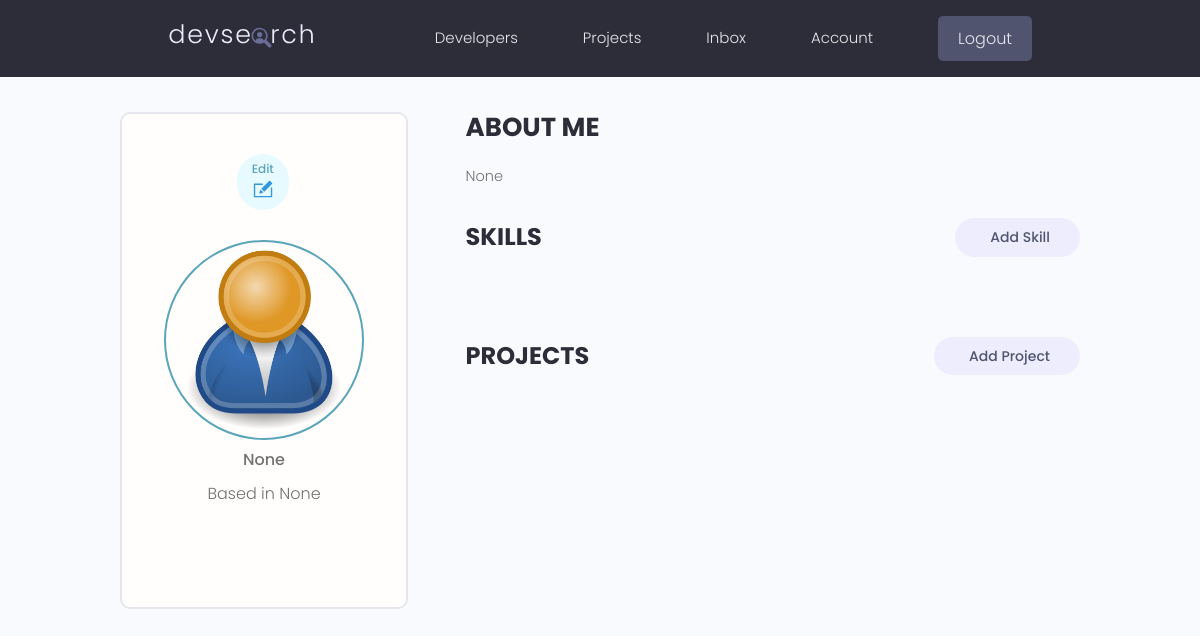
Screenshot of /account/ (signed in) with the database file from the repository.
### users/models.py (models this page shows, shortened)
class Profile(models.Model):
    user=models.OneToOneField(User, on_delete=models.CASCADE,null=True,blank=True)
    name=models.CharField(max_length=200,null=True,blank=True)
    email=models.EmailField(max_length=500,blank=True,null=True)
    username=models.CharField(max_length=200,null=True,blank=True)
    location=models.CharField(max_length=200,null=True,blank=True)
    short_intro=models.CharField(max_length=200,null=True,blank=True)
    bio=models.TextField(null=True,blank=True)
    profile_image=models.ImageField(null=True,blank=True,upload_to='profiles',default='profiles/user-default.png')
    social_github=models.CharField(max_length=200,null=True,blank=True)
    social_twitter=models.CharField(max_length=200,null=True,blank=True)
    social_linkedin=models.CharField(max_length=200,null=True,blank=True)
    social_youtube=models.CharField(max_length=200,null=True,blank=True)
    social_website=models.CharField(max_length=200,null=True,blank=True)
    created_at=models.DateTimeField(auto_now_add=True)
    id=models.UUIDField(default=uuid.uuid4,unique=True,primary_key=True,editable=False)

### users/views.py (the view)
# urls.py: path('account/',views.userAccount,name="account")
@login_required(login_url='login')
def userAccount(request):
    profile=request.user.profile
    skills=profile.skill_set.all()
    projects=profile.project_set.all()
    context={'profile':profile,'skills':skills,'projects':projects}
    return render(request,'users/account.html',context)

### users/templates/users/account.html (shortened to what this page needs)
{% extends 'main.html' %}
{% block content %}
  <main class="settingsPage profile my-md">
    <div class="container">
      <div class="layout">
        <div class="column column--1of3">
          <div class="card text-center">
            <div class="card__body dev">
              <a class="tag tag--pill tag--main settings__btn" href="#">Edit</a>
              <img class="avatar avatar--xl dev__avatar" src="{{profile.profile_image.url}}" />
              <p class="dev__title">{{profile.short_intro}}</p>
              <p class="dev__location">Based in {{profile.location}}</p>
            </div>
          </div>
        </div>
        <div class="column column--2of3">
          <div class="devInfo">
            <h3 class="devInfo__title">About Me</h3>
            <p class="devInfo__about">{{profile.bio}}</p>
          </div>
          <div class="settings">
            <h3 class="settings__title">Skills</h3>
            <a class="tag tag--pill tag--sub settings__btn tag--lg" href="#"> Add Skill</a>
          </div>
          <div class="settings">
            <h3 class="settings__title">Projects</h3>
            <a class="tag tag--pill tag--sub settings__btn tag--lg" href="#"> Add Project</a>
          </div>
        </div>
      </div>
    </div>
  </main>
{% endblock %}

### templates/main.html (shortened to what this page needs)
<!DOCTYPE html>
{% load static %}
<html>
<head>
    <link rel="stylesheet" href="https://cdn.iconmonstr.com/1.3.0/css/iconmonstr-iconic-font.min.css" />
    <link rel="stylesheet" href="{% static 'uikit/styles/uikit.css' %}" />
    <link rel="stylesheet" href="{% static 'styles/app.css' %}" />
</head>
<body>
    {% include 'navbar.html' %}
    {% block content %}
    {% endblock content %}
</body>
</html>

### templates/navbar.html (shortened to what this page needs)
{% load static %}
<header class="header">
    <div class="container container--narrow">
      <a href="{% url 'profiles' %}" class="header__logo">
        <img src="{% static 'images/logo.svg' %}" alt="DevSearch Logo" />
      </a>
      <nav class="header__nav">
        <ul class="header__menu">
          <li class="header__menuItem"><a href="{% url 'profiles' %}">Developers</a></li>
          <li class="header__menuItem"><a href="{% url 'projects' %}">Projects</a></li>
          <li class="header__menuItem"><a href="">Inbox</a></li>
          {% if request.user.is_authenticated %}
          <li class="header__menuItem"><a href="{% url 'account' %}">Account</a></li>
          <li class="header__menuItem"><a href="{% url 'logout' %}" class="btn btn--sub">Logout</a></li>
          {% else %}
          <li class="header__menuItem"><a href="{% url 'login' %}" class="btn btn--sub">Login/Sign Up</a></li>
          {% endif %}
        </ul>
      </nav>
    </div>
  </header>

### static/styles/app.css (style rules this page uses)
:root { --color-sub: #2d2d39; }
.btn--sub { background-color: var(--color-sub-light); }
.card { border: 2px solid var(--color-light); }
img { width: 100%; }
.header { position: sticky; z-index: 111; background-color: var(--color-sub); padding: 1.5rem 0; }
.header > .container { display: flex; justify-content: space-between; align-items: center; }
.header__logo > img { height: 3.8rem; }
.header__nav > ul { display: inline-flex; align-items: center; list-style: none; gap: 6.5rem; }
.header__menuItem > a { color: var(--color-light); font-weight: 300; }
.profile .card > .dev { padding: 4rem; }
.dev__avatar { display: block; margin: auto; }
.dev__title { font-size: 1.6rem; font-weight: 500; line-height: 1.3; }
.dev__location { margin-top: 1rem; }
.devInfo { margin-bottom: 3rem; }
.devInfo__title, .devInfo__subtitle { font-size: 2.6rem; color: var(--color-sub); text-transform: uppercase; font-weight: 700; margin-bottom: 1.5rem; }
.devInfo__about, .devSkill__info { font-size: 1.45rem; line-height: 1.7; text-align: justify; }
.settingsPage .dev > .settings__btn { display: inline-block; margin-bottom: 3rem; }
.settings { display: flex; justify-content: space-between; align-items: center; }
.settings__title { font-size: 2.4rem; text-transform: uppercase; font-weight: 700; color: var(--color-sub); }

### static/uikit/styles/modules/_variables.css (style rules this page uses)
:root { --color-main: #5aa5b9; --color-main-light: #e6faff; --color-sub: #3f4156; --color-sub-light: #51546e; --color-sub-lighter: #ededfd; --color-text: #737373; --color-gray: #8b8b8b; --color-light: #e5e7eb; --color-light-gray: #767676; --color-bg: #f8fafd; --color-white: #fffefd; --color-white-light: #f3f3f3; --color-success: #359e64; --color-success-bg: #def8e8; --color-error: #fc4b0b; --color-error-bg: #fff2ee; --font-base: 'Poppins', arial, helvetica, 'Segoe UI', roboto, ubuntu, sans-serif; --font-monospace: 'Fira Code', 'Courier New', courier, monospace; --font-regular: 300; --font-medium: 500; --font-bold: 700; --generic-shadow: 1px 1px 5px #00000010; --generic-transition: all 0.3s ease-in-out; }

### static/uikit/styles/modules/_base.css (style rules this page uses)
* { margin: 0; padding: 0; box-sizing: border-box; text-rendering: optimizeLegibility; color: inherit; font-size: inherit; }
html { font-size: 50%; }
@media only screen and (min-width: 480px) { html { font-size: 56.25%; } }
@media only screen and (min-width: 1200px) { html { font-size: 62.5%; } }
body { line-height: 1.6; font-weight: 400; font-size: 1.5rem; color: var(--color-text); background-color: var(--color-bg); min-height: 100vh; }

### static/uikit/styles/modules/_typography.css (style rules this page uses)
* { font-family: var(--font-base); }
h3 { font-size: 3.2rem; font-weight: var(--font-medium); }
p, span, strong { font-size: 1.6rem; color: var(--color-text); font-weight: var(--font-regular); }
a { padding-bottom: 2px; text-decoration: none; display: inline-block; color: var(--color-main); font-weight: var(--font-medium); }

### static/uikit/styles/modules/_utilities.css (style rules this page uses)
.container { width: 92%; max-width: 165rem; margin: 0 auto; box-sizing: border-box; }
.container--narrow { width: 92%; max-width: 120rem; }
@media screen and (min-width: 1000px) { .container { width: 90%; } }
@media screen and (min-width: 1000px) { .container--narrow { width: 85%; } }
@media screen and (min-width: 1200px) { .container { width: 80%; } }
@media screen and (min-width: 1200px) { .container--narrow { width: 72%; } }
.text-center { text-align: center; }
.my-md { margin: 3rem auto; }

### static/uikit/styles/modules/_avatar.css (style rules this page uses)
.avatar { border-radius: 50%; border: 2px solid var(--color-main); object-fit: cover; }
.avatar--xl { height: 20rem; width: 20rem; }

### static/uikit/styles/modules/_button.css (style rules this page uses)
.btn { display: inline-block; position: relative; cursor: pointer; background-color: var(--color-light); font-weight: var(--font-medium); color: var(--color-sub); text-decoration: none; padding: 1rem 2rem; border-radius: 0.5rem; border: none; width: -webkit-fit-content; width: -moz-fit-content; width: fit-content; height: -webkit-fit-content; height: -moz-fit-content; height: fit-content; font-size: 1.6rem; outline-width: 0; outline-color: transparent; -webkit-backface-visibility: hidden; backface-visibility: hidden; transition: all 0.3s ease-in-out; }
.btn--sub { background-color: var(--color-sub); color: var(--color-white); }

### static/uikit/styles/modules/_card.css (style rules this page uses)
.card { border-radius: 1rem; background-color: var(--color-white); border: 1.5px solid var(--color-light); width: auto; height: auto; margin-top: 0.5rem; margin-bottom: 0.5rem; overflow: hidden; }
.card__body, .card__header { padding: 2rem 2.5rem; }

### rows the page displays
Profile: profile_image (placeholder picture), short_intro "None", location "None", bio "None"
